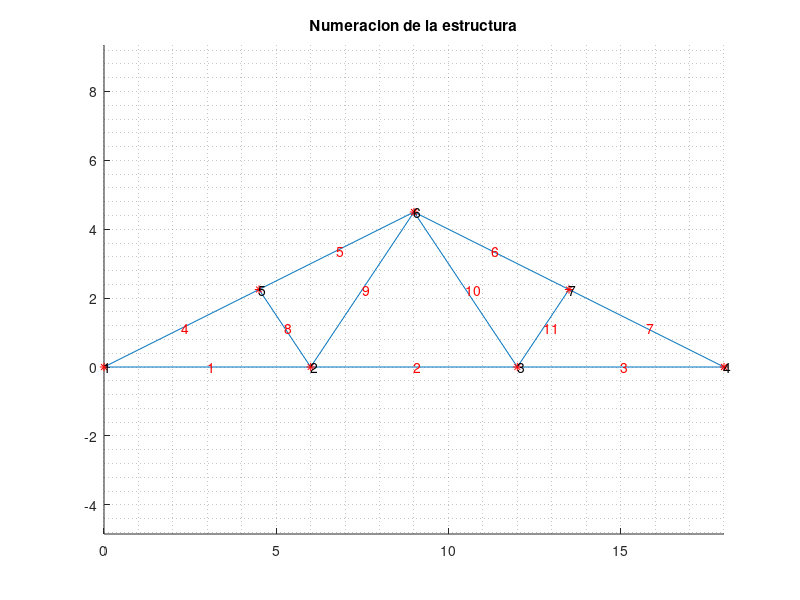

MATLAB code for this plot: (Note: this script raises an error after producing the figure.)
clear, clc, close all

%% constantes
X = 1; Y = 2; TH = 3;

%% Unidades en kN y m
xnod = [ ...  % coordenadas de cada nodo [x, y]
      0      0
    6.0      0
   12.0      0
   18.0      0
    4.5   2.25
    9.0   4.50
   13.5   2.25  ];

% LaG: local a global: matriz que relaciona nodos locales y globales
% fila = barra
% col1 = nodo global asociado a nodo local 1
% col2 = nodo global asociado a nodo local 2
% (se lee la barra x va del nodo i al nodo j)

% nod1  nod2 material  tipo(1=EE,2=ER,3=RR)
barra = [
     2     1     2     3    %  1   2=empotrado, 1=rotula
     2     3     2     3    %  2
     3     4     2     3    %  3
     5     1     1     3    %  4   5=empotrado, 1=rotula
     5     6     1     3    %  5
     7     6     1     3    %  6   7=empotrado, 6=rotula
     7     4     1     3    %  7
     5     2     1     3    %  8
     2     6     1     3    %  9
     6     3     1     3    % 10
     3     7     1     3 ]; % 11
 
LaG = barra(:,[1 2]);  % local a global
mat = barra(:,3);      % material

%    area      inercias_y       modulo de elast.  densidad
%    A(m^2)     I(m^4)          E(kPa)            (kg/m3)
props = [...
    pi*0.04^2  pi*0.04^4/4        200e6            7800     % inclinado
    0.04*0.04  0.04*0.04^3/12     200e6            7800  ]; % horizontal
% seccion circular de radio 4 cm para los elementos inclinados
% seccion rectangular de lado 4 cm para los elementos horizontales
A = props(mat,1); I = props(mat,2); E = props(mat,3); rho = props(mat,4);

%% Se calcula la carga por peso propio asociada a cada barra [kN/m]
wpp = -A.*(rho/1000)*9.81;

nno  = size(xnod,1); % numero de nodos (numero de filas de xnod)
nbar = size(LaG,1);  % numero de EFs (numero de filas de LaG)

%% gdl: grados de libertad
% fila = nodo
% col1 = gdl en direccion x
% col2 = gdl en direccion y
% col3 = gdl en direccion angular antihoraria
gdl = [ ...
   1    2     % 1  % nodos vs grados de libertad
   3    4     % 2
   5    6     % 3
   7    8     % 4
   9   10     % 5
  11   12     % 6
  13   14  ]; % 7

ngdl = nanmax(gdl(:));  % numero de grados de libertad


%% Se definen los gdl asociados a cada barra
idx = cell(nbar,1);
for e = 1:nbar
   switch barra(e,4) 
      case 1 %EE
         idx{e} = [gdl(LaG(e,1),[1 2 3]) gdl(LaG(e,2),[1 2 3])];    
      case 2 %ER
         idx{e} = [gdl(LaG(e,1),[1 2 3]) gdl(LaG(e,2),[1 2])];             
      case 3 %RR
         idx{e} = [gdl(LaG(e,1),[1 2])   gdl(LaG(e,2),[1 2])];                      
   end   
end

%% cargas aplicadas (gdl carga)
ang = atan2(4.5,3);
cargas_aplica = [ ...
   gdl(2,Y)  -20    
   gdl(3,Y)  -40 
   gdl(5,Y)  -12 
   
   gdl(6,X)  -10*cos(ang)
   gdl(6,Y)  -10*sin(ang)   
   
   gdl(7,X)  -20*cos(ang)
   gdl(7,Y)  -20*sin(ang)   
   
   gdl(4,X)  -10*cos(ang)
   gdl(4,Y)  -10*sin(ang) ];
dofs_cargados  = cargas_aplica(:,1);

fg = zeros(ngdl, 1);
fg(dofs_cargados) = cargas_aplica(:,2);

%% Se calculan las coordenadas x1,y1, x2,y2 de cada barra
x1 = xnod(LaG(:,1), X);  x2 = xnod(LaG(:,2), X);
y1 = xnod(LaG(:,1), Y);  y2 = xnod(LaG(:,2), Y);

%% Se dibuja la estructura junto con su numeracion
figure(1); 
hold on;
cgx = (x1 + x2)/2; cgy = (y1 + y2)/2;   % centro de gravedad
for e = 1:nbar
   line([x1(e) x2(e)], [y1(e) y2(e)]);
   
   % Calculo la posicion del centro de gravedad del triangulo
   h = text(cgx(e), cgy(e), num2str(e)); set(h,'Color', [1 0 0]);
end

axis equal
grid minor
plot(xnod(:,X), xnod(:,Y), 'r*');
text(xnod(:,X), xnod(:,Y), num2str((1:nno)'));
title('Numeracion de la estructura');

%% fuerzas nodales equivalentes para las diferentes barras
% (en este ejemplo las fuerzas nodales equivalentes estas siendo 
% especificadas con respecto al sistema de coordenadas globales)
feloc = cell(nbar,1);

%% ensamblo la matriz de rigidez global
Kg   = zeros(ngdl);   % separo memoria
Ke  = cell(nbar,1);
T   = cell(nbar,1);
for e = 1:nbar  % para cada barra   
   % se calcula la matriz de transformacion de coordenadas para la barra e   
   % y la matriz de rigidez local expresada en el sistema de coordenadas 
   % locales para la barra e  
   switch length(idx{e})
      case 4
         [T{e},Kloc] = Te_Keloc_RR(A(e), E(e),       x1(e), y1(e), x2(e), y2(e));
         feloc{e}    = feloc_RR   (wpp(e),           x1(e), y1(e), x2(e), y2(e));
      case 5
         [T{e},Kloc] = Te_Keloc_ER(A(e), E(e), I(e), x1(e), y1(e), x2(e), y2(e));
         feloc{e}    = feloc_ER(wpp(e),              x1(e), y1(e), x2(e), y2(e));
      case 6
         [T{e},Kloc] = Te_Keloc_EE(A(e), E(e), I(e), x1(e), y1(e), x2(e), y2(e));
         feloc{e}    = feloc_EE(wpp(e),              x1(e), y1(e), x2(e), y2(e));         
   end

   % matriz de rigidez local en coordenadas globales
   Ke{e} = T{e}'*Kloc*T{e};
   
   Kg(idx{e},idx{e}) = Kg(idx{e},idx{e}) + Ke{e};  % sumo Ke{e} a K global
   fg(idx{e})        = fg(idx{e}) + T{e}'*feloc{e}; % sumo a f global
end;

%% grados de libertad del desplazamiento conocidos (c) y desconocidos (d)
apoyos = [...
   gdl(1,Y)  0
   gdl(4,X)  0   
   gdl(4,Y)  0
];

%% introduciendo los soportes inclinados
Tg = speye(ngdl,ngdl);
ang = -30;
Tg(gdl(1,[X Y]),gdl(1,[X Y])) = [ cosd(ang) sind(ang); -sind(ang) cosd(ang) ];
K = Tg*Kg*Tg';

% convierto a sistema de coordenadas con soportes inclinados
f  = Tg*fg;

%%
% f = vector de fuerzas nodales equivalentes
% q = vector de fuerzas nodales de equilibrio del elemento
% a = desplazamientos

%| qd   |   | Kcc Kcd || ac |   | fd |  Recuerde que qc = 0
%|      | = |         ||    | - |    |
%| qc=0 |   | Kdc Kdd || ad |   | fc | 

% extraigo las submatrices y especifico las cantidades conocidas
c = apoyos(:,1);
d = setdiff(1:ngdl, c);

Kcc = K(c,c); Kcd = K(c,d); fd = f(c);
Kdc = K(d,c); Kdd = K(d,d); fc = f(d);

% f = vector de fuerzas nodales equivalentes
% q = vector de fuerzas nodales de equilibrio del elemento
% a = desplazamientos
ac = apoyos(:,2); % desplazamientos conocidos en contorno

%% resuelvo el sistema de ecuaciones
ad = Kdd\(fc-Kdc*ac);        % calculo desplazamientos desconocidos
qd = Kcc*ac + Kcd*ad - fd;   % calculo fuerzas de equilibrio desconocidas
a  = zeros(ngdl,1);   a(c) = ac;  a(d) = ad; % desplazamientos
q  = zeros(ngdl,1);   q(c) = qd;             % fuerzas nodales equivalentes

%% retorno las fuerzas y los desplazamientos en el sistema de coordenadas
%% donde los grados de libertad son paralelos a los ejes
qg = Tg'*q;
ag = Tg'*a;



%% imprimo las fuerzas internas en cada barra referidas a las coordenadas
%% globales
qe_coord_loc = cell(nbar,1);
for e = 1:nbar % para cada barra
   fprintf('\n\n Fuerzas internas para barra %d en coord. globales = \n', e);
   qe_coord_glob = Ke{e}*ag(idx{e}) - T{e}'*feloc{e};
   disp(qe_coord_glob)
   
   fprintf('\n\n Fuerzas internas para barra %d en coord. locales = \n', e);
   qe_coord_loc{e} = T{e}*qe_coord_glob;
   disp(qe_coord_loc{e});   
end;

%% se estiman los movimientos y las reacciones de cada nodo
vect_mov = zeros(nno,3); % vector de movimientos
qq       = zeros(nno,3); % vector de movimientos
for i = 1:nno
   vect_mov(i,1) = ag(gdl(i,1));   qq(i,1) = qg(gdl(i,1));
   vect_mov(i,2) = ag(gdl(i,2));   qq(i,2) = qg(gdl(i,2));
   vect_mov(i,3) = NaN;            qq(i,3) = NaN;         
end

%% imprimo los resultados
format short g
disp('Desplazamientos nodales                                                ');
disp('~~~~~~~~~~~~~~~~~~~~~~~~~~~~~~~~~~~~~~~~~~~~~~~~~~~~~~~~~~~~~~~~~~~~~~~');
for i = 1:nno
   fprintf('Nodo %3d: u = %12.4g mm, v = %12.4g mm, theta = %12.4g rad \n', ...
      i, 1000*vect_mov(i,X), 1000*vect_mov(i,Y), vect_mov(i,TH));
end;


disp(' ');
disp('Fuerzas nodales de equilibrio (solo se imprimen los diferentes de cero)  ');
disp('~~~~~~~~~~~~~~~~~~~~~~~~~~~~~~~~~~~~~~~~~~~~~~~~~~~~~~~~~~~~~~~~~~~~~~~~~');
for i = 1:nno   
   if ~isequal(qq(i,:), [0 0 0])
      fprintf('Nodo %3d qx = %12.4g kN, qy = %12.4g, mom = %12.4g kN m\n', ...
         i, qq(i,X), qq(i,Y), qq(i,TH));
   end;
end;


%% Dibujar la estructura y su deformada
esc_def    = 50;          % escalamiento de la deformada
esc_faxial = 0.05;        % escalamiento del diagrama de axiales
esc_V      = 2;           % escalamiento del diagrama de cortantes
esc_M      = 2;           % escalamiento del diagrama de momentos

xdef = xnod + esc_def*vect_mov(:,[1 2]);

figure(2); hold on; title('Deformada');              xlabel('x, m'); ylabel('y, m'); axis equal
figure(3); hold on; title('Fuerza axial [kN]');      xlabel('x, m'); ylabel('y, m'); axis equal
figure(4); hold on; title('Fuerza cortante [kN]');   xlabel('x, m'); ylabel('y, m'); axis equal
figure(5); hold on; title('Momento flector [kN-m]'); xlabel('x, m'); ylabel('y, m'); axis equal

for e = 1:nbar
   theta = atan2(y2(e)-y1(e),x2(e)-x1(e));
   qxloc_e = @(x) wpp(e)*sin(theta);
   qyloc_e = @(x) wpp(e)*cos(theta);

   switch length(idx{e})
      case 4
      c1_dibujar_barra_deformada_RR(A(e), E(e), I(e), ...
         x1(e),y1(e), x2(e),y2(e), qxloc_e, qyloc_e, qe_coord_loc{e}, T{e}*ag(idx{e}), ...
         esc_def, esc_faxial, esc_V, esc_M);
      case 5
      c1_dibujar_barra_deformada_ER(A(e), E(e), I(e), ...
         x1(e),y1(e), x2(e),y2(e), qxloc_e, qyloc_e, qe_coord_loc{e}, T{e}*ag(idx{e}), ...
         esc_def, esc_faxial, esc_V, esc_M);
      case 6
      c1_dibujar_barra_deformada_EE(A(e), E(e), I(e), ...
         x1(e),y1(e), x2(e),y2(e), qxloc_e, qyloc_e, qe_coord_loc{e}, T{e}*ag(idx{e}), ...
         esc_def, esc_faxial, esc_V, esc_M);
   end
end

%%
return;
